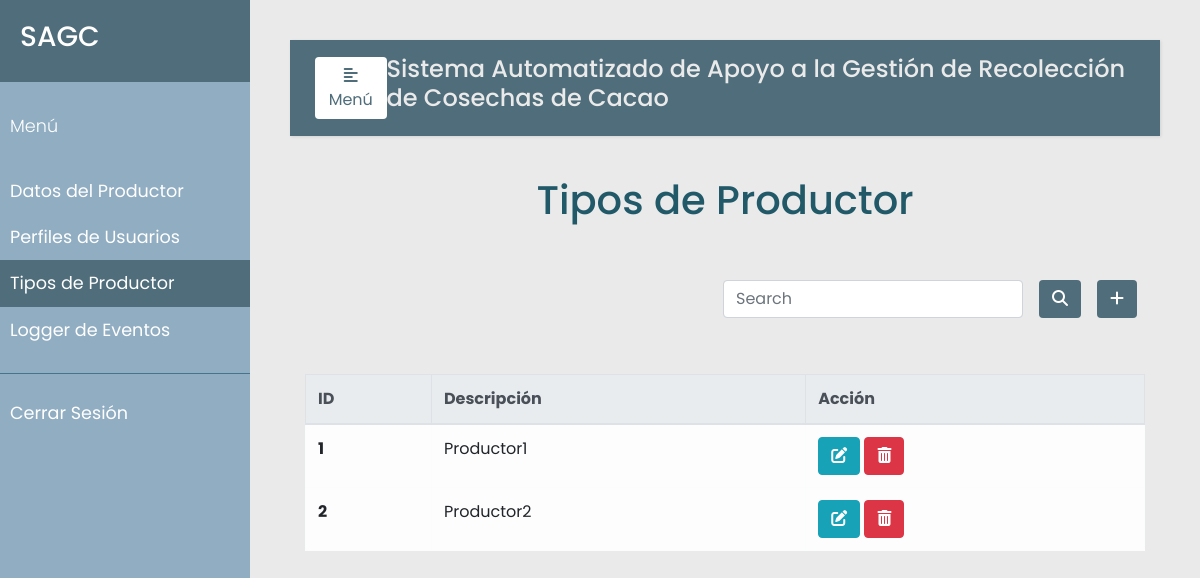
/tipo_productor (signed in), run on an earlier commit of the app's database.
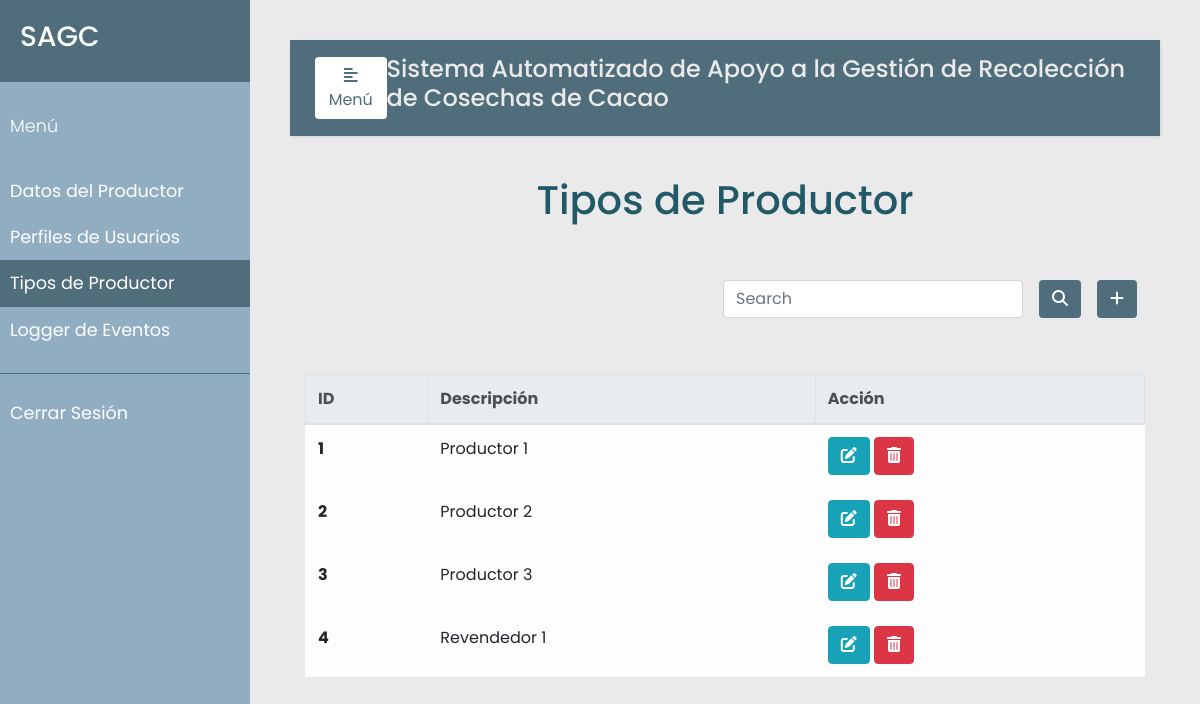
And on a later commit of the database.
### models.py (models this page shows, shortened)
class TypeProducer(db.Model):
    __tablename__ = 'type_prod'
    id = db.Column(db.Integer, primary_key=True)
    description = db.Column(db.String(120), nullable=False, unique=True)
    producer = db.relationship('Producer', backref='type_producer', lazy=True)

### app.py (the view, shortened to what this page needs)
@app.route('/tipo_productor', methods=['GET', 'POST'])
@login_required
def tipo_productor():
    error=None
    type_prod = TypeProducer.query.all()
    return render_template("tipo_productor.html", error=error, admin=session['rol_admin'], type_prod=type_prod)

### app.py (called while the page is built)
def login_required(f):
    @wraps(f)
    def wrap(*args, **kwargs):
        if 'logged_in' in session:
            return f(*args, **kwargs)
        else:
            flash('Necesitas iniciar sesión primero')
            return redirect(url_for('login'))
    return wrap

### templates/tipo_productor.html (shortened to what this page needs)
{% extends "base.html" %}
{% block navbar %}
<li class="nav-item">
    <a class="nav-link" href="{{url_for('productor')}}">Datos del Productor</a>
</li>
{% if admin %}
<li class="nav-item">
    <a class="nav-link" href="{{url_for('perfiles')}}">Perfiles de Usuarios</a>
</li>
{% endif %}
<li class="nav-item active">
  <a class="nav-link" href="{{url_for('tipo_productor')}}">Tipos de Productor<span class="sr-only">(current)</span></a>
</li>
<li class="nav-item">
    <a class="nav-link" href="{{url_for('eventos')}}">Logger de Eventos</a>
</li>
{% endblock %}
{% block sesion %}
<li class="nav-item">
  <a class="nav-link" href="{{url_for('logout')}}">Cerrar Sesión</a>
</li>
{% endblock %}
{% block content %}
    <div class="container h-100">
        <p class="text-center h1 fw-bold mb-5 mx-1 mx-md-4 mt-4">Tipos de Productor</p>
        <div class="d-flex flex-row-reverse bd-highlight">
            <div class="p-2 bd-highlight">
              <button type="button" class="btn" style="color:#fff; background-color:#4F6D7A;" data-toggle="modal" data-target="#exampleModalLong">
                <i class="fa-solid fa-plus"></i>
              </button>
            </div>
            <div class="p-2 bd-highlight" style="display:flex; align-content: flex-end;">
              <form action='/search_tipo_productor' method="post" class="form-inline" style="justify-content: flex-end">
                <input class="form-control mr-3 w-75" type="text" placeholder="Search" aria-label="Buscar" name="search_tipo_productor">
                <button type="submit" id="search_tipo_productor" name="action-type" value="search" class="btn" style="color:#fff; background-color:#4F6D7A;">
                  <i class="fas fa-search" aria-hidden="true"></i>
                </button>
              </form>
            </div>
          </div>
        <br/>
        <br>
        <table class="table table-bordered table-light table-hover">
          <thead class="thead-light">
            <tr>
              <th scope="col">ID</th>
              <th scope="col">Descripción</th>
              <th scope="col">Acción</th>
            </tr>
          </thead>
          <tbody>
            {% for u in type_prod %}
            <tr>
              <th scope="row">{{u.id}}</th>
              <td>{{u.description}}</td>
              <td>
                <button type="button" class="btn btn-info" data-toggle="modal" data-target="#edit-modal-{{u.id}}">
                  <i class="fas fa-edit"></i>
                </button>
                <button type="button" class="btn btn-danger" data-toggle="modal" data-target="#delete-modal-{{u.id}}">
                  <i class="fas fa-trash-alt"></i>
                </button>
              </td>
            </tr>
            {% endfor %}
          </tbody>
        </table>
    </div>
{% endblock %}

### templates/base.html (shortened to what this page needs)
<!DOCTYPE html>
<html lang="en">
<head>
    <link rel="stylesheet" href="https://cdn.jsdelivr.net/npm/bootstrap@4.3.1/dist/css/bootstrap.min.css">
    <link rel="stylesheet" href="../static/css/styles.css">
    <link rel="stylesheet" href="https://cdnjs.cloudflare.com/ajax/libs/malihu-custom-scrollbar-plugin/3.1.5/jquery.mCustomScrollbar.min.css">
    <link rel="stylesheet" href="https://cdnjs.cloudflare.com/ajax/libs/font-awesome/6.1.1/css/all.min.css" />
</head>
<body>
    <div class="wrapper">
        <nav id="sidebar">
            <div class="sidebar-header">
                <h3>SAGC</h3>
            </div>
            <ul class="list-unstyled components">
                <p>Menú</p>
                {% block navbar %}
                {% endblock %}
            </ul>
            <ul class="list-unstyled others">
                {% block sesion %}
                {% endblock %}
            </ul>
        </nav>
        <div id="content">
            <nav class="navbar navbar-expand-lg" style="background-color:#4F6D7A;">
                <div class="container-fluid">
                    <button type="button" id="sidebarCollapse" class="btn" style="background-color:#fff; color: #4F6D7A;">
                        <i class="fas fa-align-left"></i>
                        <span>Menú</span>
                    </button>
                    <h4>Sistema Automatizado de Apoyo a la Gestión de Recolección de Cosechas de Cacao</h4>
                </div>
            </nav>
            {% block content %}
            {% endblock %}
        </div>
    </div>
</body>
</html>

### static/css/styles.css (style rules this page uses)
body { font-family: 'Poppins', sans-serif; background: #EAEAEA; }
p { font-family: 'Poppins', sans-serif; font-size: 1.1em; font-weight: 300; line-height: 1.7em; color: #215968; }
h4 { color: #EAEAEA; }
a, a:hover, a:focus { color: inherit; text-decoration: none; transition: all 0.3s; }
.navbar { padding: 15px 10px; background: #fff; border: none; border-radius: 0; margin-bottom: 40px; box-shadow: 1px 1px 3px rgba(0, 0, 0, 0.1); }
.wrapper { display: flex; width: 100%; }
#sidebar { width: 250px; position: fixed; top: 0; left: 0; height: 100vh; z-index: 999; background: #91ADC2; color: #fff; transition: all 0.3s; }
#sidebar .sidebar-header { padding: 20px; background: #4F6D7A; }
#sidebar ul.components { padding: 20px 0; border-bottom: 1px solid #47748b; }
#sidebar ul p { color: #fff; padding: 10px; }
#sidebar ul li a { padding: 10px; font-size: 1.1em; display: block; }
#sidebar ul li.active>a, a[aria-expanded="true"] { color: #fff; background: #4F6D7A; }
#content { width: calc(100% - 250px); padding: 40px; min-height: 100vh; transition: all 0.3s; position: absolute; top: 0; right: 0; }

What changed in the data, as far as the page shows it:
changed TypeProducer id 1: description "Productor1" → "Productor 1"
changed TypeProducer id 2: description "Productor2" → "Productor 2"
added TypeProducer: id "3", description "Productor 3"
added TypeProducer: id "4", description "Revendedor 1"
